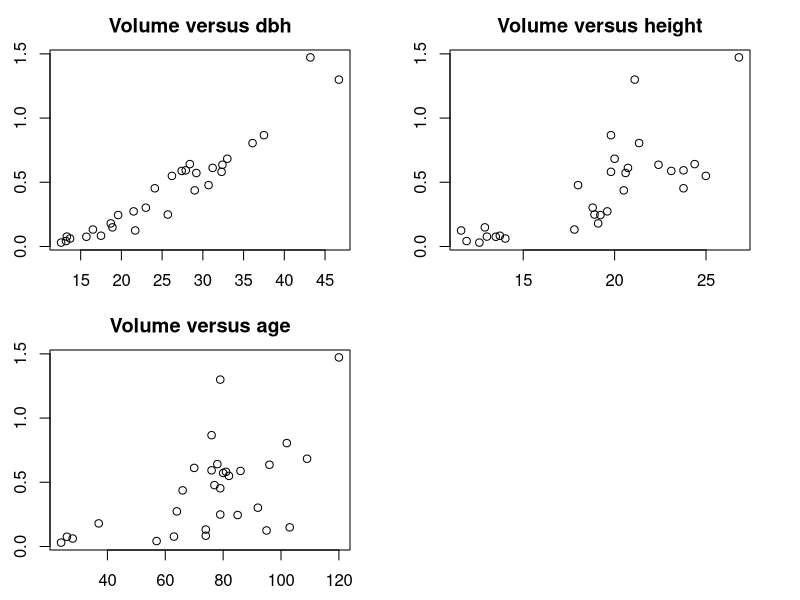
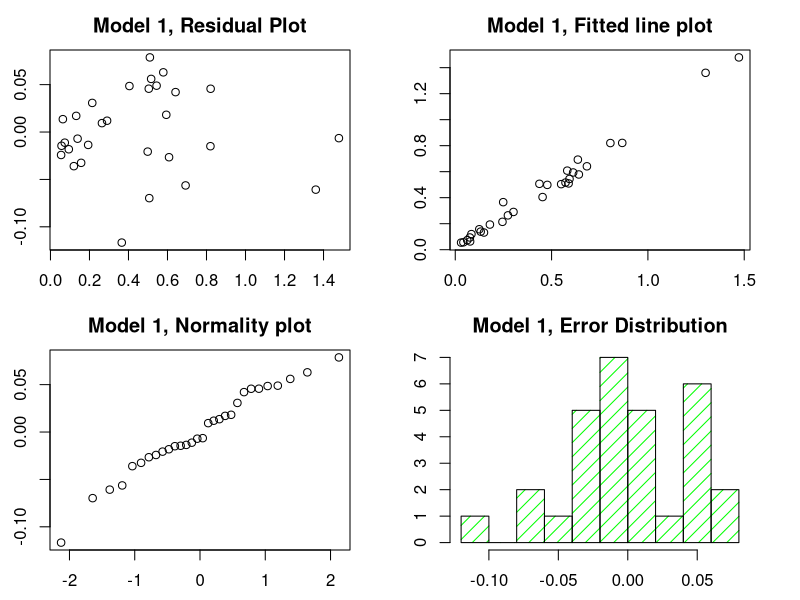
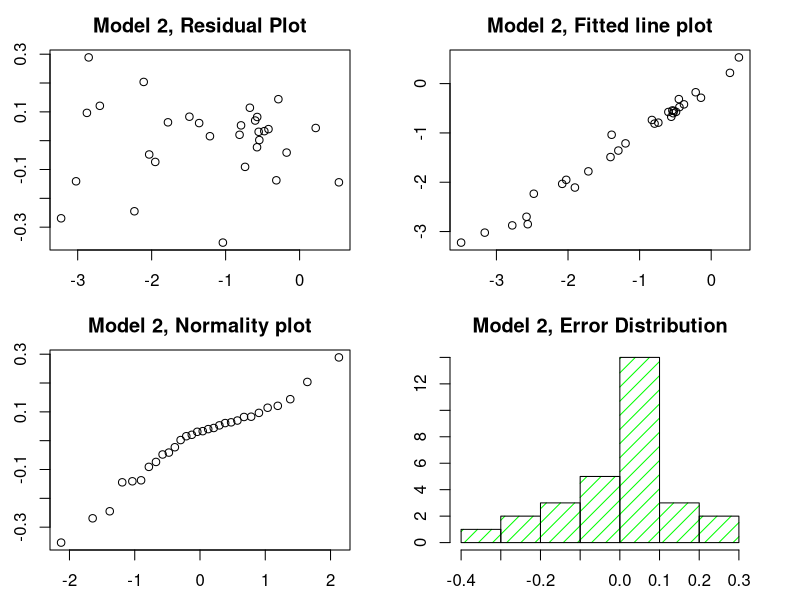
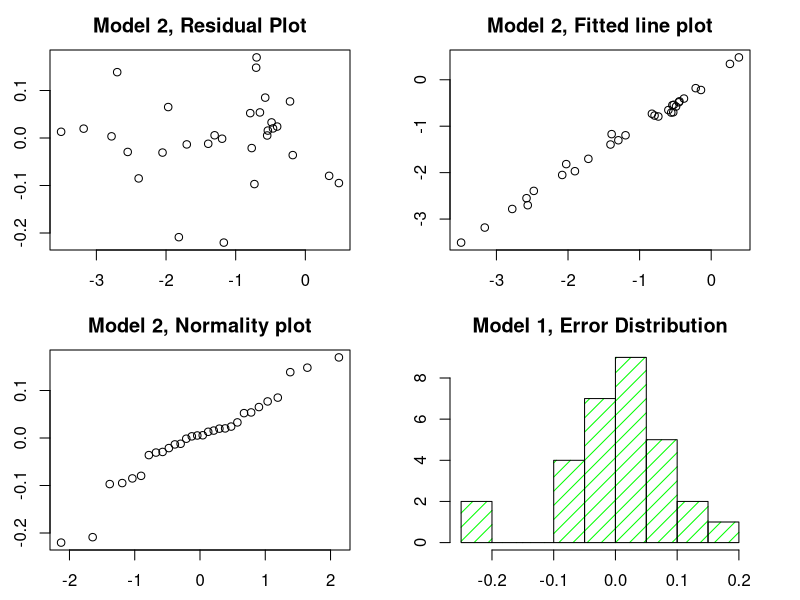

These figures' R source, in order:


#################################################################################
# EX_OLS.R 
# bringing in data for exercise 1 from an outside comma delimited (.csv) file 
# converted from a EXCEL file.  If EXCEL saved as tab delimited .txt file, use 
# treedat<- read.table("C:\\R\\FRST_430_2007_labs\\trees.txt",header=T) instead. 
# instead.
###############################################################################
treedat<-read.csv("data/volume30.csv", header=T) 

names(treedat)  # print out the column (i.e., variable) names
dim(treedat)    # number of rows and columns
head(treedat)  # print out the first few lines of data
treedat[1,]    # print out the first line of data
treedat[,1]    # print out the first column of data
treedat$dbh    # print out the dbh values
treedat[1:3,1:2]  # print out lines 1 to 3 and columns 1 and 2

###############################################################################
#  PART I
##############################################################################

# Basic Graphs

# set this up for 2 graphs across and 2 graphs down with some borders
par(mfrow=c(2,2),mai=c(0.5,0.5,0.5,0.5),cex=1.0)
plot(treedat$dbh,treedat$volume, type="p", cex.main=1.2, 
  main="Volume versus dbh",xlab="dbh(cm)",ylab="volume(m3)")
plot(treedat$height,treedat$volume, type="p", cex.main=1.2, 
  main="Volume versus height",xlab="height(m)", ylab="volume(m3)")
plot(treedat$age,treedat$volume, type="p", cex.main=1.2, 
  main="Volume versus age",xlab="age(years)",ylab="volume(m^3)")
par(mfrow=c(1,1),mai=c(1.0,1.0,1.0,1.0),cex=1.0)

###############################################
#   add in some transformations of variables
# log is natural logarithm, log10 is log base 10

treedat$lnvolume<-log(treedat$volume)
treedat$lndbh<-log(treedat$dbh)
treedat$lnht<-log(treedat$height)
treedat$lnage<-log(treedat$age)
treedat$recdbh<-1/treedat$dbh
treedat$dbhsq<-treedat$dbh^2
treedat$combinedvar<-treedat$dbh^2*treedat$height

names(treedat)  # print out the column (i.e., variable) names
dim(treedat)    # number of rows and columns
head(treedat)   # first few lines of data

#######################################################
# write to an external file.  In this case, a csv file

write.csv(treedat, "../data/volumes30_plus.csv")

# to write to a .txt file, use:
# write.table(treedat, "../data/volumes30_plus.txt",
#   col.names=TRUE)


##### MODEL 1 #############################################################
          
lm.volume.M1<-lm(volume~combinedvar,data=treedat) #fit the model
lm.volume.M1  # get the estimated coefficients for the model
anova(lm.volume.M1)   # get the Anova table for the model, including the F test
summary(lm.volume.M1) # get t-tests and some fit statistics for the model
treedat$yhat.M1<-fitted(lm.volume.M1)  # the estimated y values
treedat$resid.M1<-resid(lm.volume.M1)  # the errors

names(treedat)
dim(treedat)
head(treedat)

# get diagnostic plots
par(mfrow=c(2,2),mai=c(0.5,0.5,0.5,0.5),cex=1.0)
plot(treedat$yhat.M1,treedat$resid.M1, main="Model 1, Residual Plot",
  ylab="yhat", xlab="residual")
plot(treedat$volume,treedat$yhat.M1, main="Model 1, Fitted line plot",
  ylab="yhat", xlab="volume")
qqnorm(treedat$resid.M1, main="Model 1, Normality plot")
hist(treedat$resid.M1, breaks =8 , density=10,col="green", border="black",
main="Model 1, Error Distribution") 
par(mfrow=c(1,1),mai=c(1.0,1.0,1.0,1.0),cex=1.0)

# get 95% confidence intervals for the mean volume (i.e., the yhats)
# for every observation in the data
treedat$CI.M1<- predict(lm.volume.M1, treedat,interval="confidence", 
  level=0.95)

names(treedat)
dim(treedat)
head(treedat)

# get 95% prediction intervals for i.e., the likely spread of y values 
# given x not mean of y values given x for every observation in the data
treedat$predCI.M1<- predict(lm.volume.M1, treedat,interval="prediction", level=0.95)

names(treedat)
dim(treedat)
head(treedat)


# get confidence intervals for the mean volume for dbh=50 cm height=25 m and age=80 years
combinedvarnew<-50^2*25  # dbh^2*height

newvalues <- data.frame(combinedvar=combinedvarnew) 

pred.clim.M1 <- predict(lm.volume.M1, newvalues, interval="confidence",level=0.95) 
pred.clim.M1

pred.plim.M1 <- predict(lm.volume.M1, newvalues, interval="prediction",level=0.95)
pred.plim.M1

##### MODEL 2 #############################################################
          
lm.volume.M2<-lm(lnvolume~lndbh+lnht+lnage,data=treedat) #fit the model
lm.volume.M2  # get the estimated coefficients for the model
anova(lm.volume.M2)   # get the Anova table for the model, including the F test
summary(lm.volume.M2) # get t-tests and some fit statistics for the model
treedat$yhat.M2<-fitted(lm.volume.M2)  # the estimated y values
treedat$resid.M2<-resid(lm.volume.M2)  # the errors

names(treedat)
dim(treedat)
head(treedat)

# get diagnostic plots
par(mfrow=c(2,2),mai=c(0.5,0.5,0.5,0.5),cex=1.0)
plot(treedat$yhat.M2,treedat$resid.M2, main="Model 2, Residual Plot",
  ylab="yhat", xlab="residual")
plot(treedat$lnvolume,treedat$yhat.M2, main="Model 2, Fitted line plot",
  ylab="yhat", xlab="lnvolume")
qqnorm(treedat$resid.M2, main="Model 2, Normality plot")
hist(treedat$resid.M2, breaks =8 , density=10,col="green", border="black",
main="Model 2, Error Distribution") 
par(mfrow=c(1,1),mai=c(1.0,1.0,1.0,1.0),cex=1.0)

# get 95% confidence intervals for the mean volume (i.e., the yhats)
# for every observation in the data
treedat$CI.M2<- predict(lm.volume.M2, treedat,interval="confidence", level=0.95)

names(treedat)
dim(treedat)
head(treedat)

# get 95% prediction intervals for i.e., the likely spread of y values given x not mean
# of y values given x for every observation in the data
treedat$predCI.M2<- predict(lm.volume.M2, treedat,interval="prediction", level=0.95)

names(treedat)
dim(treedat)
head(treedat)


# get confidence intervals for the mean volume for dbh=50 cm height=25 m and age=80 years
lndbhnew<-log(50)
lnhtnew<-log(25)
lnagenew<-log(80)

newvalues <- data.frame(lndbh=lndbhnew,lnht=lnhtnew,lnage=lnagenew) 

A<-"Caution: Logarithm of volumes here"
pred.clim.M2 <- predict(lm.volume.M2, newvalues, interval="confidence",level=0.95) 
A
pred.clim.M2

pred.plim.M2 <- predict(lm.volume.M2, newvalues, interval="prediction",level=0.95)
pred.plim.M2

######################################################################## 

##  copy and paste code of Models 1 and 2 for Models 3 and 4

########################################################################

#####################  Part II #########################################

##### MODEL 5 #############################################################

#  First, make sure that crownclass is a factor
treedat$crownclass<-as.factor(treedat$crownclass) 
        
lm.volume.M5<-lm(lnvolume~crownclass+lndbh+lnht+lnage+crownclass*lndbh
  +crownclass*lnht+crownclass*lnage, data=treedat) #fit the model
lm.volume.M5  # get the estimated coefficients for the model
anova(lm.volume.M5)   # get the Anova table for the model, including the F test
summary(lm.volume.M5) # get t-tests and some fit statistics for the model
treedat$yhat.M5<-fitted(lm.volume.M5)  # the estimated y values
treedat$resid.M5<-resid(lm.volume.M5)  # the errors

names(treedat)
dim(treedat)
head(treedat)

# get diagnostic plots
par(mfrow=c(2,2),mai=c(0.5,0.5,0.5,0.5),cex=1.0)
plot(treedat$yhat.M5,treedat$resid.M5, main="Model 2, Residual Plot",
  ylab="yhat", xlab="residual")
plot(treedat$lnvolume,treedat$yhat.M5, main="Model 2, Fitted line plot",
  ylab="yhat", xlab="lnvolume")
qqnorm(treedat$resid.M5, main="Model 2, Normality plot")
hist(treedat$resid.M5, breaks =8 , density=10,col="green", border="black",
main="Model 1, Error Distribution") 
par(mfrow=c(1,1),mai=c(1.0,1.0,1.0,1.0),cex=1.0)

# get 95% confidence intervals for the mean volume (i.e., the yhats)
# for every observation in the data
treedat$CI.M5<- predict(lm.volume.M5, treedat,interval="confidence", level=0.95)

names(treedat)
dim(treedat)
head(treedat)

# get 95% prediction intervals for i.e., the likely spread of y values given x not mean
# of y values given x for every observation in the data
treedat$predCI.M5<- predict(lm.volume.M5, treedat,interval="prediction", level=0.95)

names(treedat)
dim(treedat)
head(treedat)


# get confidence intervals for the mean volume for dbh=50 cm height=25 m 
# age=80 years, and crownclass=1
lndbhnew<-log(50)
lnhtnew<-log(25)
lnagenew<-log(80)
cc<-1
crownclassnew<-as.factor(cc)

newvalues <- data.frame(lndbh=lndbhnew,lnht=lnhtnew,lnage=lnagenew,
  crownclass=crownclassnew) 

A<-"Caution: Logarithm of volumes here"
pred.clim.M5 <- predict(lm.volume.M5, newvalues, interval="confidence",
  level=0.95) 
A
pred.clim.M5

pred.plim.M5 <- predict(lm.volume.M5, newvalues, interval="prediction",
  level=0.95)
pred.plim.M5

### partial F test of crownclass using M2 versus M5
anova(lm.volume.M2, lm.volume.M5)

################################################################
############ copy and past the Model 5 code to 
### fit the model you selected -- Model 1 or other model



